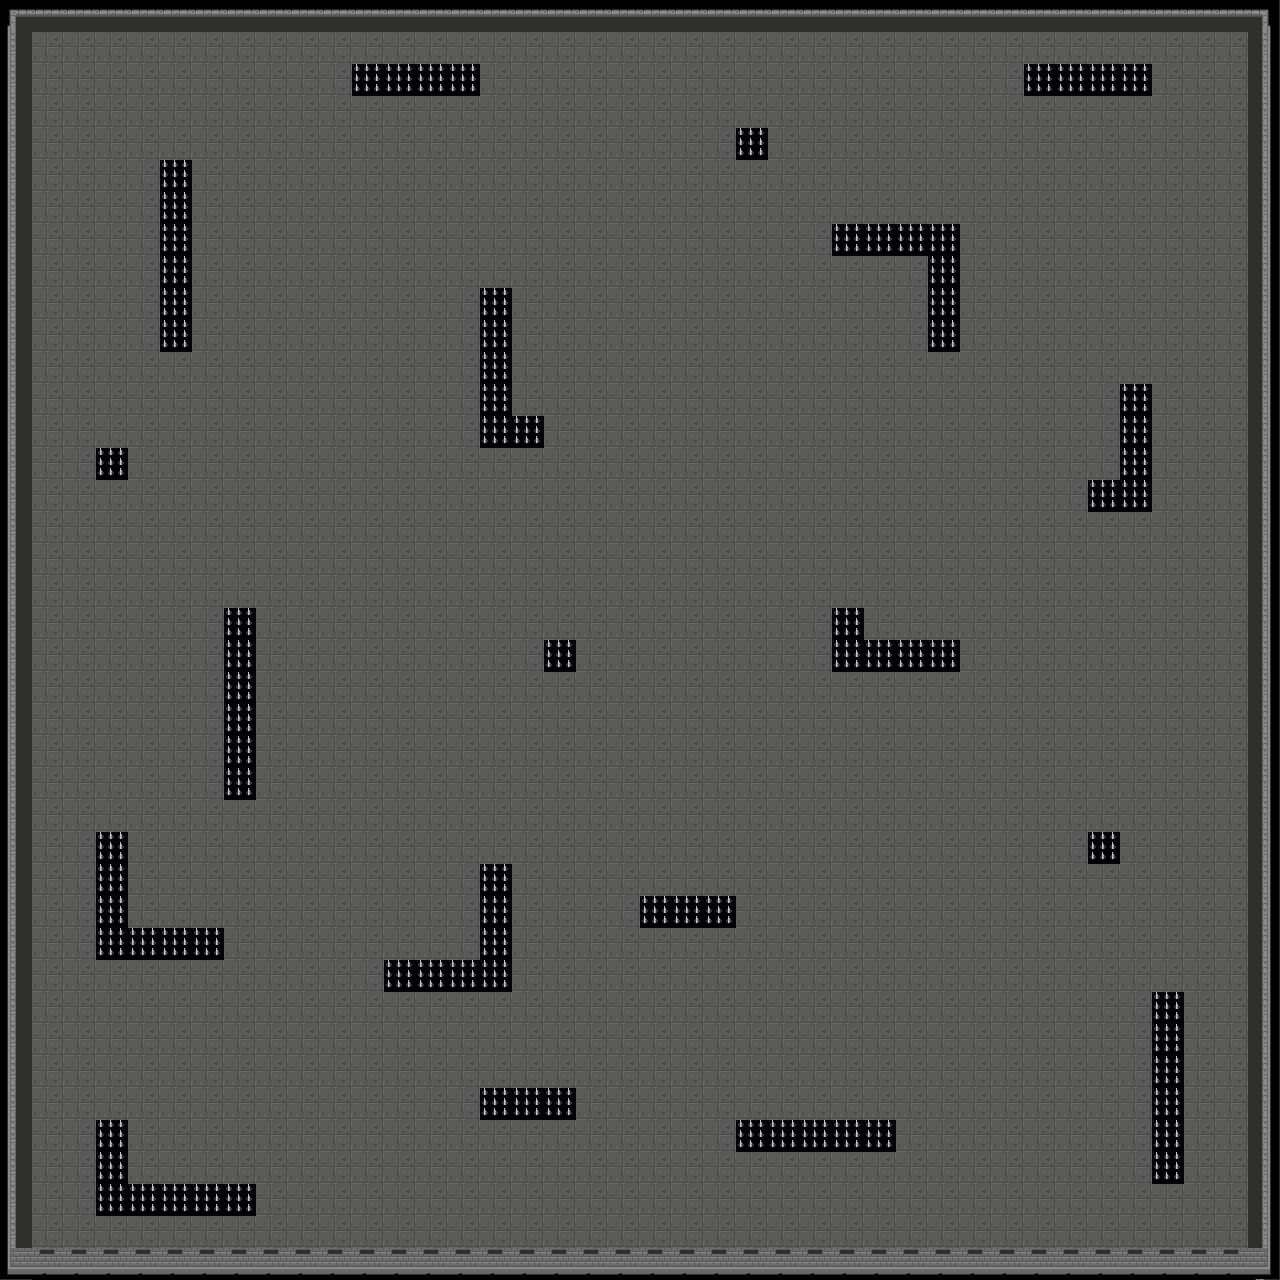

This is a level from a 2D game, rendered from its Tiled map with the project's own tilesets. A one-line summary and the complete map file follow:
An orthogonal 40x40 tile map with 32x32 px tiles, 1 tile layer (Слой тайлов 1).

<map version="1.5" tiledversion="1.7.2" orientation="orthogonal" renderorder="right-down" width="40" height="40" tilewidth="32" tileheight="32" infinite="0" nextlayerid="2" nextobjectid="1">
 <tileset firstgid="1" source="Dungeon_Tileset.tsx" />
 <layer id="1" name="Слой тайлов 1" width="40" height="40">
  <data encoding="csv">
1,2,2,2,2,2,2,2,2,2,2,2,2,2,2,2,2,2,2,2,2,2,2,2,2,2,2,2,2,2,2,2,2,2,2,2,2,2,2,3,
16,100,100,100,100,100,100,100,100,100,100,100,100,100,100,100,100,100,100,100,100,100,100,100,100,100,100,100,100,100,100,100,100,100,100,100,100,100,100,18,
16,100,100,100,100,100,100,100,100,100,100,229,229,229,229,100,100,100,100,100,100,100,100,100,100,100,100,100,100,100,100,100,229,229,229,229,100,100,100,18,
16,100,100,100,100,100,100,100,100,100,100,100,100,100,100,100,100,100,100,100,100,100,100,100,100,100,100,100,100,100,100,100,100,100,100,100,100,100,100,18,
16,100,100,100,100,100,100,100,100,100,100,100,100,100,100,100,100,100,100,100,100,100,100,229,100,100,100,100,100,100,100,100,100,100,100,100,100,100,100,18,
16,100,100,100,100,229,100,100,100,100,100,100,100,100,100,100,100,100,100,100,100,100,100,100,100,100,100,100,100,100,100,100,100,100,100,100,100,100,100,18,
16,100,100,100,100,229,100,100,100,100,100,100,100,100,100,100,100,100,100,100,100,100,100,100,100,100,100,100,100,100,100,100,100,100,100,100,100,100,100,18,
16,100,100,100,100,229,100,100,100,100,100,100,100,100,100,100,100,100,100,100,100,100,100,100,100,100,229,229,229,229,100,100,100,100,100,100,100,100,100,18,
16,100,100,100,100,229,100,100,100,100,100,100,100,100,100,100,100,100,100,100,100,100,100,100,100,100,100,100,100,229,100,100,100,100,100,100,100,100,100,18,
16,100,100,100,100,229,100,100,100,100,100,100,100,100,100,229,100,100,100,100,100,100,100,100,100,100,100,100,100,229,100,100,100,100,100,100,100,100,100,18,
16,100,100,100,100,229,100,100,100,100,100,100,100,100,100,229,100,100,100,100,100,100,100,100,100,100,100,100,100,229,100,100,100,100,100,100,100,100,100,18,
16,100,100,100,100,100,100,100,100,100,100,100,100,100,100,229,100,100,100,100,100,100,100,100,100,100,100,100,100,100,100,100,100,100,100,100,100,100,100,18,
16,100,100,100,100,100,100,100,100,100,100,100,100,100,100,229,100,100,100,100,100,100,100,100,100,100,100,100,100,100,100,100,100,100,100,229,100,100,100,18,
16,100,100,100,100,100,100,100,100,100,100,100,100,100,100,229,229,100,100,100,100,100,100,100,100,100,100,100,100,100,100,100,100,100,100,229,100,100,100,18,
16,100,100,229,100,100,100,100,100,100,100,100,100,100,100,100,100,100,100,100,100,100,100,100,100,100,100,100,100,100,100,100,100,100,100,229,100,100,100,18,
16,100,100,100,100,100,100,100,100,100,100,100,100,100,100,100,100,100,100,100,100,100,100,100,100,100,100,100,100,100,100,100,100,100,229,229,100,100,100,18,
16,100,100,100,100,100,100,100,100,100,100,100,100,100,100,100,100,100,100,100,100,100,100,100,100,100,100,100,100,100,100,100,100,100,100,100,100,100,100,18,
16,100,100,100,100,100,100,100,100,100,100,100,100,100,100,100,100,100,100,100,100,100,100,100,100,100,100,100,100,100,100,100,100,100,100,100,100,100,100,18,
16,100,100,100,100,100,100,100,100,100,100,100,100,100,100,100,100,100,100,100,100,100,100,100,100,100,100,100,100,100,100,100,100,100,100,100,100,100,100,18,
16,100,100,100,100,100,100,229,100,100,100,100,100,100,100,100,100,100,100,100,100,100,100,100,100,100,229,100,100,100,100,100,100,100,100,100,100,100,100,18,
16,100,100,100,100,100,100,229,100,100,100,100,100,100,100,100,100,229,100,100,100,100,100,100,100,100,229,229,229,229,100,100,100,100,100,100,100,100,100,18,
16,100,100,100,100,100,100,229,100,100,100,100,100,100,100,100,100,100,100,100,100,100,100,100,100,100,100,100,100,100,100,100,100,100,100,100,100,100,100,18,
16,100,100,100,100,100,100,229,100,100,100,100,100,100,100,100,100,100,100,100,100,100,100,100,100,100,100,100,100,100,100,100,100,100,100,100,100,100,100,18,
16,100,100,100,100,100,100,229,100,100,100,100,100,100,100,100,100,100,100,100,100,100,100,100,100,100,100,100,100,100,100,100,100,100,100,100,100,100,100,18,
16,100,100,100,100,100,100,229,100,100,100,100,100,100,100,100,100,100,100,100,100,100,100,100,100,100,100,100,100,100,100,100,100,100,100,100,100,100,100,18,
16,100,100,100,100,100,100,100,100,100,100,100,100,100,100,100,100,100,100,100,100,100,100,100,100,100,100,100,100,100,100,100,100,100,100,100,100,100,100,18,
16,100,100,229,100,100,100,100,100,100,100,100,100,100,100,100,100,100,100,100,100,100,100,100,100,100,100,100,100,100,100,100,100,100,229,100,100,100,100,18,
16,100,100,229,100,100,100,100,100,100,100,100,100,100,100,229,100,100,100,100,100,100,100,100,100,100,100,100,100,100,100,100,100,100,100,100,100,100,100,18,
16,100,100,229,100,100,100,100,100,100,100,100,100,100,100,229,100,100,100,100,229,229,229,100,100,100,100,100,100,100,100,100,100,100,100,100,100,100,100,18,
16,100,100,229,229,229,229,100,100,100,100,100,100,100,100,229,100,100,100,100,100,100,100,100,100,100,100,100,100,100,100,100,100,100,100,100,100,100,100,18,
16,100,100,100,100,100,100,100,100,100,100,100,229,229,229,229,100,100,100,100,100,100,100,100,100,100,100,100,100,100,100,100,100,100,100,100,100,100,100,18,
16,100,100,100,100,100,100,100,100,100,100,100,100,100,100,100,100,100,100,100,100,100,100,100,100,100,100,100,100,100,100,100,100,100,100,100,229,100,100,18,
16,100,100,100,100,100,100,100,100,100,100,100,100,100,100,100,100,100,100,100,100,100,100,100,100,100,100,100,100,100,100,100,100,100,100,100,229,100,100,18,
16,100,100,100,100,100,100,100,100,100,100,100,100,100,100,100,100,100,100,100,100,100,100,100,100,100,100,100,100,100,100,100,100,100,100,100,229,100,100,18,
16,100,100,100,100,100,100,100,100,100,100,100,100,100,100,229,229,229,100,100,100,100,100,100,100,100,100,100,100,100,100,100,100,100,100,100,229,100,100,18,
16,100,100,229,100,100,100,100,100,100,100,100,100,100,100,100,100,100,100,100,100,100,100,229,229,229,229,229,100,100,100,100,100,100,100,100,229,100,100,18,
16,100,100,229,100,100,100,100,100,100,100,100,100,100,100,100,100,100,100,100,100,100,100,100,100,100,100,100,100,100,100,100,100,100,100,100,229,100,100,18,
16,100,100,229,229,229,229,229,100,100,100,100,100,100,100,100,100,100,100,100,100,100,100,100,100,100,100,100,100,100,100,100,100,100,100,100,100,100,100,18,
16,100,100,100,100,100,100,100,100,100,100,100,100,100,100,100,100,100,100,100,100,100,100,100,100,100,100,100,100,100,100,100,100,100,100,100,100,100,100,18,
46,55,55,55,55,55,55,55,55,55,55,55,55,55,55,55,55,55,55,55,55,55,55,55,55,55,55,55,55,55,55,55,55,55,55,55,55,55,55,48
</data>
 </layer>
</map>
